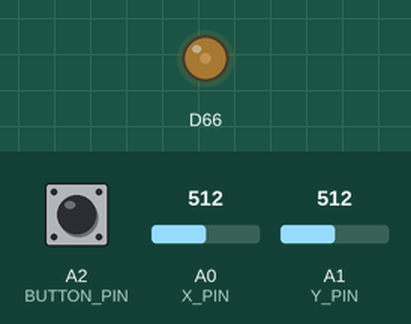
Simulated run of this program. Board: Arduino Due. Shown: output pins drawn as LEDs (lit = HIGH). The test bench sets the inputs (shaded band); at power-on: A0 (X_PIN) = 512, A1 (Y_PIN) = 512, A2 (BUTTON_PIN) HIGH.

Above: at 1.2 s.
1.3 s: A0 (X_PIN) set to 900
At 2.28 s:
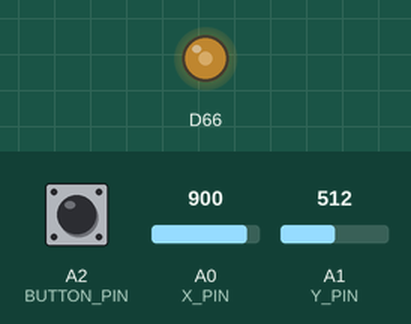
4.3 s: A0 (X_PIN) set to 1023
7.3 s: A1 (Y_PIN) set to 497
10.3 s: A2 (BUTTON_PIN) pulled LOW for 0.15 s
13.3 s: A1 (Y_PIN) set to 900
16.3 s: A2 (BUTTON_PIN) pulled LOW for 1 s
Timing chart, 0 to 20.3 s (numbered marks = the images above; inputs shaded):
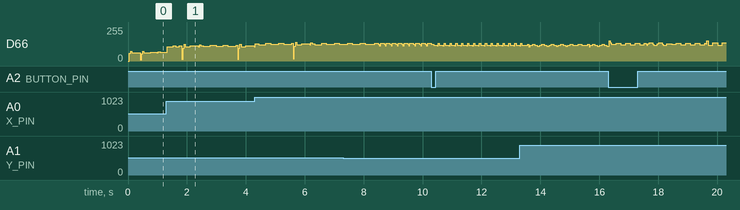

The program:

main.cpp
```cpp
#include <EasyButton.h>

#include "signals.h"

#define X_PIN A0
#define Y_PIN A1
#define BUTTON_PIN A2

uint32_t t = 0;
uint8_t f = 0;

EasyButton button(BUTTON_PIN, true, true, false);

void handle_button() {
    f += 1;

    if (f >= NUM_FUNCS) {
      f = 0;
    }
}

void setup() {
  button.begin();
  button.onPressed(handle_button);

  analogWriteResolution(12);
}

void loop() {
  button.read();

  t += 1;
  if (t >= NUM_TIMES) {
    t = 0;
  }

  uint32_t a = analogRead(A0) >> 4;

  uint32_t out = signals[f][a][t];
  analogWrite(DAC0, out);

  uint32_t delay = analogRead(A1) >> 4;
  delayMicroseconds(delay);
}
```

Source omitted: signals.h (data table, 17225 bytes)
